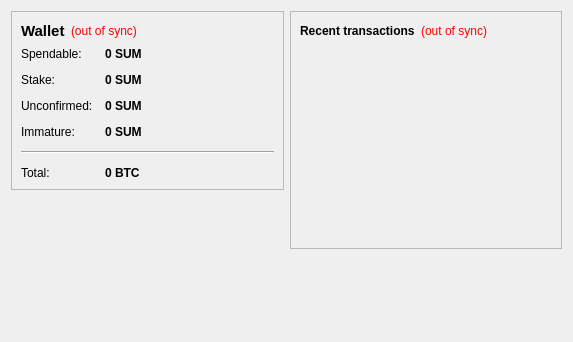
<?xml version="1.0" encoding="UTF-8"?>
<ui version="4.0">
 <class>OverviewPage</class>
 <widget class="QWidget" name="OverviewPage">
  <property name="geometry">
   <rect>
    <x>0</x>
    <y>0</y>
    <width>573</width>
    <height>342</height>
   </rect>
  </property>
  <property name="windowTitle">
   <string>Form</string>
  </property>
  <layout class="QHBoxLayout" name="horizontalLayout" stretch="1,1">
   <item>
    <layout class="QVBoxLayout" name="verticalLayout_2">
     <item>
      <widget class="QFrame" name="frame">
       <property name="frameShape">
        <enum>QFrame::StyledPanel</enum>
       </property>
       <property name="frameShadow">
        <enum>QFrame::Raised</enum>
       </property>
       <layout class="QVBoxLayout" name="verticalLayout_4">
        <item>
         <layout class="QHBoxLayout" name="horizontalLayout_4">
          <item>
           <widget class="QLabel" name="label_5">
            <property name="font">
             <font>
              <pointsize>11</pointsize>
              <weight>75</weight>
              <bold>true</bold>
             </font>
            </property>
            <property name="text">
             <string>Wallet</string>
            </property>
           </widget>
          </item>
          <item>
           <widget class="QLabel" name="labelWalletStatus">
            <property name="toolTip">
             <string>The displayed information may be out of date. Your wallet automatically synchronizes with the SummerCoin network after a connection is established, but this process has not completed yet.</string>
            </property>
            <property name="styleSheet">
             <string notr="true">QLabel { color: red; }</string>
            </property>
            <property name="text">
             <string notr="true">(out of sync)</string>
            </property>
            <property name="alignment">
             <set>Qt::AlignLeading|Qt::AlignLeft|Qt::AlignVCenter</set>
            </property>
           </widget>
          </item>
          <item>
           <spacer name="horizontalSpacer_2">
            <property name="orientation">
             <enum>Qt::Horizontal</enum>
            </property>
            <property name="sizeHint" stdset="0">
             <size>
              <width>40</width>
              <height>20</height>
             </size>
            </property>
           </spacer>
          </item>
         </layout>
        </item>
        <item>
         <layout class="QFormLayout" name="formLayout_2">
          <property name="fieldGrowthPolicy">
           <enum>QFormLayout::AllNonFixedFieldsGrow</enum>
          </property>
          <property name="horizontalSpacing">
           <number>12</number>
          </property>
          <property name="verticalSpacing">
           <number>12</number>
          </property>
          <item row="0" column="0">
           <widget class="QLabel" name="label">
            <property name="text">
             <string>Spendable:</string>
            </property>
           </widget>
          </item>
          <item row="0" column="1">
           <widget class="QLabel" name="labelBalance">
            <property name="font">
             <font>
              <weight>75</weight>
              <bold>true</bold>
             </font>
            </property>
            <property name="cursor">
             <cursorShape>IBeamCursor</cursorShape>
            </property>
            <property name="toolTip">
             <string>Your current spendable balance</string>
            </property>
            <property name="text">
             <string notr="true">0 SUM</string>
            </property>
            <property name="textInteractionFlags">
             <set>Qt::LinksAccessibleByMouse|Qt::TextSelectableByKeyboard|Qt::TextSelectableByMouse</set>
            </property>
           </widget>
          </item>
          <item row="1" column="0">
           <widget class="QLabel" name="label_6">
            <property name="text">
             <string>Stake:</string>
            </property>
           </widget>
          </item>
          <item row="1" column="1">
           <widget class="QLabel" name="labelStake">
            <property name="font">
             <font>
              <weight>75</weight>
              <bold>true</bold>
             </font>
            </property>
            <property name="cursor">
             <cursorShape>IBeamCursor</cursorShape>
            </property>
            <property name="toolTip">
             <string>Total of coins that was staked, and do not yet count toward the current balance</string>
            </property>
            <property name="text">
             <string notr="true">0 SUM</string>
            </property>
            <property name="textInteractionFlags">
             <set>Qt::LinksAccessibleByMouse|Qt::TextSelectableByKeyboard|Qt::TextSelectableByMouse</set>
            </property>
           </widget>
          </item>
          <item row="2" column="0">
           <widget class="QLabel" name="label_3">
            <property name="text">
             <string>Unconfirmed:</string>
            </property>
           </widget>
          </item>
          <item row="2" column="1">
           <widget class="QLabel" name="labelUnconfirmed">
            <property name="font">
             <font>
              <weight>75</weight>
              <bold>true</bold>
             </font>
            </property>
            <property name="cursor">
             <cursorShape>IBeamCursor</cursorShape>
            </property>
            <property name="toolTip">
             <string>Total of transactions that have yet to be confirmed, and do not yet count toward the current balance</string>
            </property>
            <property name="text">
             <string notr="true">0 SUM</string>
            </property>
            <property name="textInteractionFlags">
             <set>Qt::LinksAccessibleByMouse|Qt::TextSelectableByKeyboard|Qt::TextSelectableByMouse</set>
            </property>
           </widget>
          </item>
          <item row="3" column="0">
           <widget class="QLabel" name="labelImmatureText">
            <property name="text">
             <string>Immature:</string>
            </property>
           </widget>
          </item>
          <item row="3" column="1">
           <widget class="QLabel" name="labelImmature">
            <property name="font">
             <font>
              <weight>75</weight>
              <bold>true</bold>
             </font>
            </property>
            <property name="toolTip">
             <string>Mined balance that has not yet matured</string>
            </property>
            <property name="text">
             <string notr="true">0 SUM</string>
            </property>
            <property name="textInteractionFlags">
             <set>Qt::LinksAccessibleByMouse|Qt::TextSelectableByKeyboard|Qt::TextSelectableByMouse</set>
            </property>
           </widget>
          </item>
          <item row="4" column="0" colspan="2">
           <widget class="Line" name="line">
            <property name="orientation">
             <enum>Qt::Horizontal</enum>
            </property>
           </widget>
          </item>
          <item row="5" column="0">
           <widget class="QLabel" name="labelTotalText">
            <property name="text">
             <string>Total:</string>
            </property>
           </widget>
          </item>
          <item row="5" column="1">
           <widget class="QLabel" name="labelTotal">
            <property name="font">
             <font>
              <weight>75</weight>
              <bold>true</bold>
             </font>
            </property>
            <property name="cursor">
             <cursorShape>IBeamCursor</cursorShape>
            </property>
            <property name="toolTip">
             <string>Your current total balance</string>
            </property>
            <property name="text">
             <string notr="true">0 BTC</string>
            </property>
            <property name="textInteractionFlags">
             <set>Qt::LinksAccessibleByMouse|Qt::TextSelectableByKeyboard|Qt::TextSelectableByMouse</set>
            </property>
           </widget>
          </item>
         </layout>
        </item>
       </layout>
      </widget>
     </item>
     <item>
      <spacer name="verticalSpacer">
       <property name="orientation">
        <enum>Qt::Vertical</enum>
       </property>
       <property name="sizeHint" stdset="0">
        <size>
         <width>20</width>
         <height>40</height>
        </size>
       </property>
      </spacer>
     </item>
    </layout>
   </item>
   <item>
    <layout class="QVBoxLayout" name="verticalLayout_3">
     <item>
      <widget class="QFrame" name="frame_2">
       <property name="frameShape">
        <enum>QFrame::StyledPanel</enum>
       </property>
       <property name="frameShadow">
        <enum>QFrame::Raised</enum>
       </property>
       <layout class="QVBoxLayout" name="verticalLayout">
        <item>
         <layout class="QHBoxLayout" name="horizontalLayout_2">
          <item>
           <widget class="QLabel" name="label_4">
            <property name="text">
             <string>&lt;b&gt;Recent transactions&lt;/b&gt;</string>
            </property>
           </widget>
          </item>
          <item>
           <widget class="QLabel" name="labelTransactionsStatus">
            <property name="toolTip">
             <string>The displayed information may be out of date. Your wallet automatically synchronizes with the SummerCoin network after a connection is established, but this process has not completed yet.</string>
            </property>
            <property name="styleSheet">
             <string notr="true">QLabel { color: red; }</string>
            </property>
            <property name="text">
             <string notr="true">(out of sync)</string>
            </property>
            <property name="alignment">
             <set>Qt::AlignRight|Qt::AlignTrailing|Qt::AlignVCenter</set>
            </property>
           </widget>
          </item>
          <item>
           <spacer name="horizontalSpacer">
            <property name="orientation">
             <enum>Qt::Horizontal</enum>
            </property>
            <property name="sizeHint" stdset="0">
             <size>
              <width>40</width>
              <height>20</height>
             </size>
            </property>
           </spacer>
          </item>
         </layout>
        </item>
        <item>
         <widget class="QListView" name="listTransactions">
          <property name="styleSheet">
           <string notr="true">QListView { background: transparent; }</string>
          </property>
          <property name="frameShape">
           <enum>QFrame::NoFrame</enum>
          </property>
          <property name="verticalScrollBarPolicy">
           <enum>Qt::ScrollBarAlwaysOff</enum>
          </property>
          <property name="horizontalScrollBarPolicy">
           <enum>Qt::ScrollBarAlwaysOff</enum>
          </property>
          <property name="selectionMode">
           <enum>QAbstractItemView::NoSelection</enum>
          </property>
         </widget>
        </item>
       </layout>
      </widget>
     </item>
     <item>
      <spacer name="verticalSpacer_2">
       <property name="orientation">
        <enum>Qt::Vertical</enum>
       </property>
       <property name="sizeHint" stdset="0">
        <size>
         <width>20</width>
         <height>40</height>
        </size>
       </property>
      </spacer>
     </item>
    </layout>
   </item>
  </layout>
 </widget>
 <resources/>
 <connections/>
</ui>
